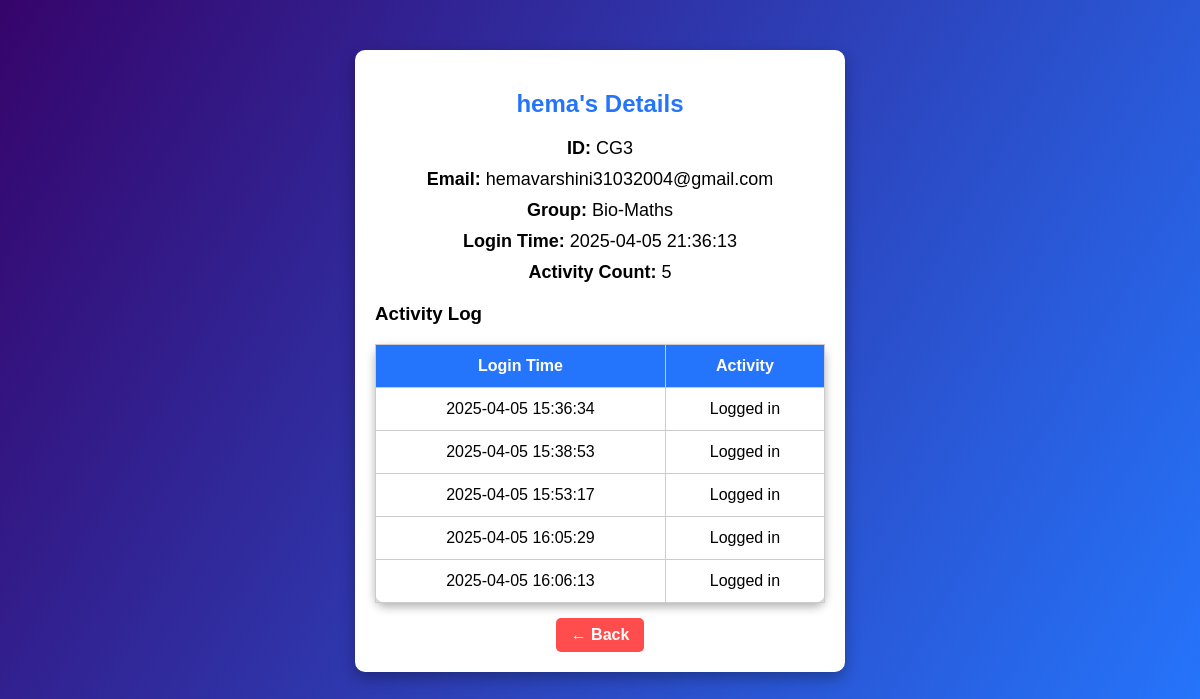
Page /user_details/3 on the earlier database version.
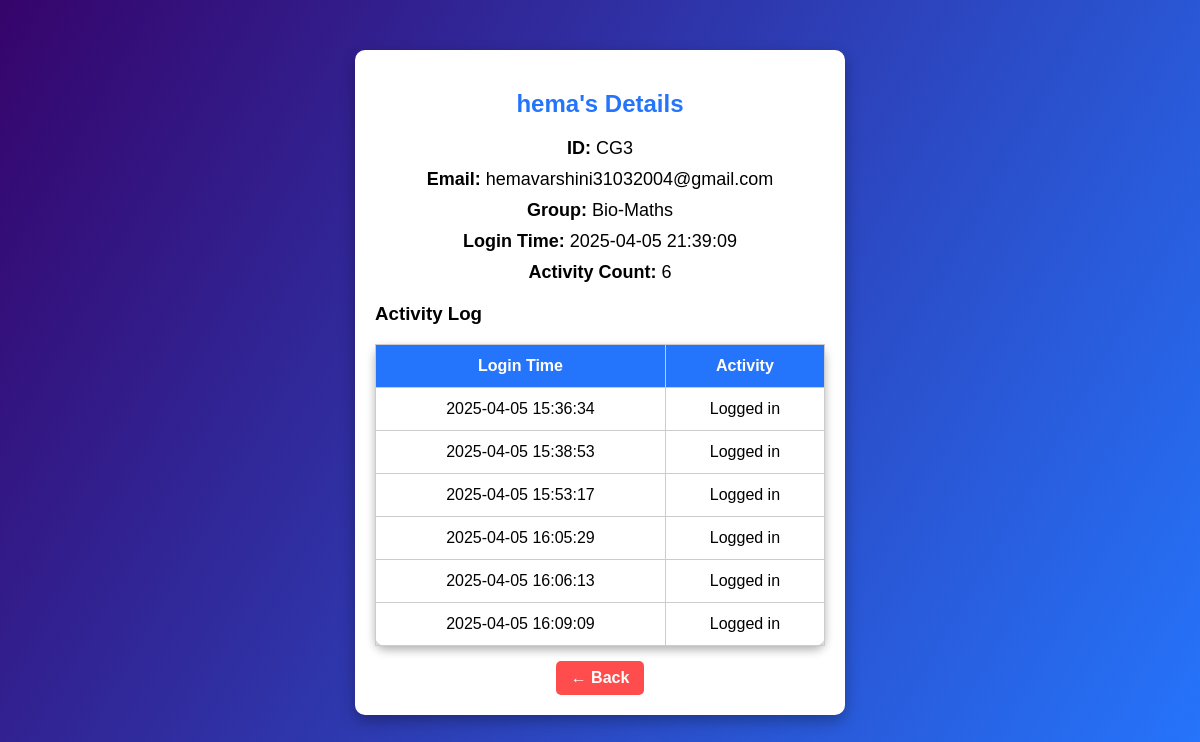
Same page on the later database version.
### tables this page shows
CREATE TABLE users (
    id INTEGER PRIMARY KEY AUTOINCREMENT,
    name TEXT NOT NULL,
    email TEXT NOT NULL UNIQUE,
    password TEXT NOT NULL,
    is_admin INTEGER DEFAULT 0,
    student_group TEXT,
    test_score INTEGER,
    recommended_degrees TEXT,
    login_time TEXT
);

CREATE TABLE user_activity (
    id INTEGER PRIMARY KEY AUTOINCREMENT,
    user_id INTEGER NOT NULL,
    activity TEXT NOT NULL,
    timestamp DATETIME DEFAULT CURRENT_TIMESTAMP,
    FOREIGN KEY (user_id) REFERENCES users(id)
);

### app.py (the view)
@app.route('/user_details/<int:user_id>')
def user_details(user_id):
    conn = sqlite3.connect('career.db')
    cursor = conn.cursor()
    cursor.execute("SELECT id, name, email, student_group, login_time FROM users WHERE id=?", (user_id,))
    user = cursor.fetchone()
    cursor.execute("SELECT timestamp, activity FROM user_activity WHERE user_id=?", (user_id,))
    activities = cursor.fetchall()
    activity_count = len(activities)
    if 'user_id' in session:
        log_activity(session['user_id'], f"Viewed user {user[1]}'s details")
    conn.close()
    return render_template('user_details.html', user=user, activities=activities, activity_count=activity_count)

### templates/user_details.html (shortened to what this page needs)
<!DOCTYPE html>
<html lang="en">
<head>
    <link rel="stylesheet" href="{{ url_for('static', filename='styles.css') }}">
</head>
<body>
    <div class="details-container">
        <h2>{{ user[1] }}'s Details</h2>
        <p class="info"><strong>ID:</strong> CG{{ user[0] }}</p>
        <p class="info"><strong>Email:</strong> {{ user[2] }}</p>
        <p class="info"><strong>Group:</strong> {{ user[3] if user[3] else "Not Assigned" }}</p>
        <p class="info"><strong>Login Time:</strong> {{ user[4] }}</p>
        <p class="info"><strong>Activity Count:</strong> {{ activity_count }}</p>
        <div class="activity-log">
            <h3>Activity Log</h3>
            <table>
                <tr>
                    <th>Login Time</th>
                    <th>Activity</th>
                </tr>
                {% for activity in activities %}
                <tr>
                    <td>{{ activity[0] }}</td>
                    <td>{{ activity[1] }}</td>
                </tr>
                {% endfor %}
            </table>
        </div>
        <a href="/admin_dashboard" class="back-btn">← Back</a>
    </div>
</body>
</html>

### static/styles.css (style rules this page uses)
body { font-family: 'Poppins', sans-serif; background: linear-gradient(120deg, #36046b, #2575fc); text-align: center; margin: 0; padding: 0; }
table { width: 80%; margin: auto; border-collapse: collapse; margin-top: 20px; background: white; padding: 20px; box-shadow: 0px 4px 10px rgba(0, 0, 0, 0.3); border-radius: 10px; }
table th, table td { border: 1px solid #ccc; padding: 12px; text-align: center; }
th { background: #2575fc; color: white; }
a { color: black; text-decoration: none; }

### templates/user_details.html (style rules this page uses)
body { background-color: #f4f4f4; font-family: Arial, sans-serif; }
.details-container { width: 450px; background: white; padding: 20px; border-radius: 10px; box-shadow: 0px 6px 15px rgba(0, 0, 0, 0.3); margin: 50px auto; text-align: center; }
h2 { color: #2575fc; }
.info { margin: 10px 0; font-size: 18px; }
.activity-log { margin-top: 20px; text-align: left; }
table { width: 100%; border-collapse: collapse; margin-top: 10px; }
th, td { padding: 10px; border: 1px solid #ddd; text-align: center; }
th { background-color: #2575fc; color: white; }
.back-btn { display: inline-block; background: #ff4d4d; color: white; padding: 8px 15px; border-radius: 5px; text-decoration: none; font-weight: bold; margin-top: 15px; }

Differences in the rows shown:
changed users "hema": login_time "2025-04-05 21:36:13" → "2025-04-05 21:39:09"
added user_activity: timestamp "2025-04-05 16:09:09", activity "Logged in"
Other differences:
{{ activity_count }}: "5" → "6"
